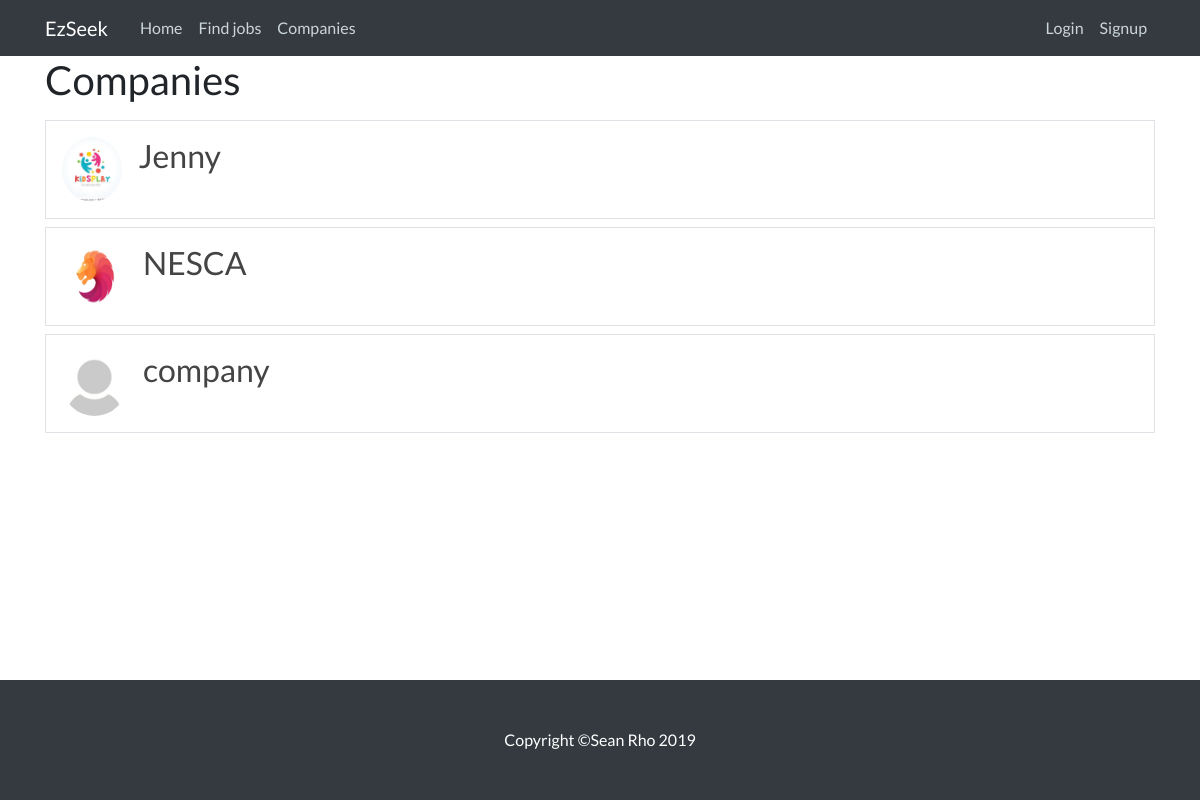
Before: /companies with the older database file.
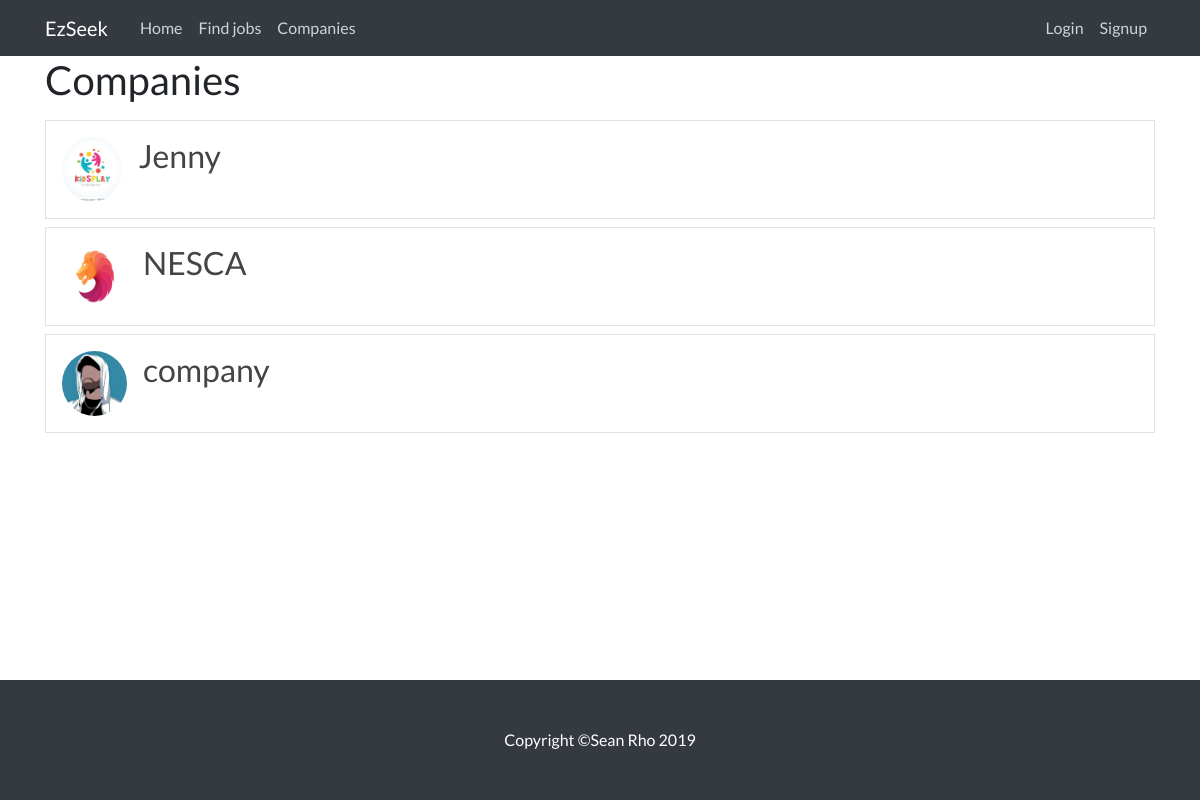
After: the same page with the newer database file.
### RS/models.py (models this page shows, shortened)
class Company(models.Model):
    user = models.OneToOneField(User, on_delete=models.CASCADE) # ONE TO ONE FIELD IS IMPORTANT
    name = models.CharField(max_length=50, default = 'null')
    bio = models.TextField(max_length=500, blank=True)
    location = models.CharField(max_length=30, blank=True)
    industry = models.CharField(max_length=30, blank=True)

class Profile(models.Model):
    user = models.OneToOneField(User, on_delete=models.CASCADE)
    image = models.ImageField(default='default.jpg', upload_to='profile_pics')

### RS/views.py (the view)
# urls.py: path('companies', CompanyListView.as_view(), name = 'companies'),
class CompanyListView(ListView):
    model = Company
    template_name = 'companies.html'
    context_object_name = 'companies'
    ordering = ['name']
    paginate_by = 10

### RS/templates/companies.html (shortened to what this page needs)
{% extends "base.html" %}
{% block content %}
    <h1 class="mb-3">Companies </h1>
    {% for company in companies %}
    <div>
     <div class="media border p-3 mb-2">
      <img class="rounded-circle article-img" src="{{ company.user.profile.image.url }}">
       <div class="card h-100 w-100 border-0">
         <h2 class="card-title">
          <a class="article-title" href="{% url 'companyDetail' company.id %}">{{ company.user.username }}</a>
         </h2>
       </div>
     </div>
    {% empty %}
    <p class="article-content"><b class="font-weight-bold">No companies to show</b></p>
    {% endfor %}
{% endblock content %}

Changed rows visible on the page:
changed through a linked row, Company "company": user.profile.image: picture added in place of a placeholder
